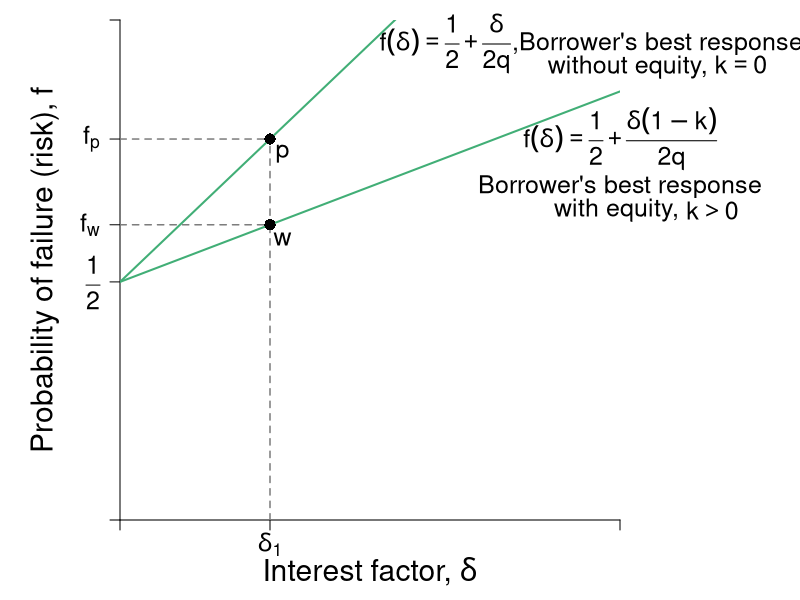

Write the R code that produced this figure.
#Graph Designer: Simon Halliday, Harriet Brookes-Gray 
#Authors: Bowles, Foley and Halliday
#Title: Coordination, Conflict and Competition: A Text in Microeconomics

library(shape)
pdf(file = "credit/brf_equity.pdf", width = 8, height = 6)

#Set parameters for graphics
pointsize <- 1.8
axislabelsize <- 1.8
labelsize <- 1.5
namesize <- 1.8
annotatesize <- 1.5
graphlinewidth <- 2
segmentlinewidth <- 1.5

COL <- c("#7fc97f", "#beaed4", "#fdc086", "#ffff99", "#386cb0", "#f0027f", "#bf5b17", "#666666")
COLA <- c("#e0f3db", "#99d8c9","#66c2a4","#41ae76", "#238b45", "#005824")
COLB <- c("#c6dbef", "#4eb3d3", "#2b8cbe", "#0868ac","#084081")
COLC <- c("#fcfbfd", "#efedf5", "#dadaeb", "#bcbddc", "#9e9ac8", "#807dba", "#6a51a3", "#54278f", "#3f007d")
grays <- gray.colors(25, start = 1, end = 0)

#Edited the margins to cater for the larger LHS labels
par(mar =  c(4, 6, 1, 9))

brfFn <- function(delta, mu = 1, k = 1) {
  .5 + (delta / (2 * mu)) * (1 - k)
}

PCFn <- function(delta, mu = 1) {
  delta/mu
}

isoreturnFn <- function(delta, pi=0.125) {
  1 - (pi)/delta
}

yFn <- function(d1, f1, mu = 1){
  mu*f1*(1 - f1) - d1*(1 - f1)
}

ylow <- function(delta, mu = 1, ybar = 0.0625){
  (-sqrt(delta^2 - 2*delta*mu + mu^2 - 4*mu*ybar) + delta + mu)/(2*mu)
}

yhigh <- function(delta, mu = 1, ybar = 0.0625){
  (sqrt(delta^2 - 2*delta*mu + mu^2 - 4*mu*ybar) + delta + mu)/(2*mu)
}

xlims <- c(0, 2)
ylims <- c(0, 1.05)

npts <- 501 
d1 <- seq(xlims[1], xlims[2], length.out = npts)
f1 <- seq(ylims[1], ylims[2], length.out = npts) 
a <- c(0.0625)

plot(0, 0, xlim = xlims, ylim = ylims, type = "n",
     xlab = expression(paste("")),
     ylab = expression(paste("")), 
     xaxt = "n", 
     yaxt = "n", 
     cex.lab = axislabelsize, 
     bty = "n", 
     xaxs = "i", 
     yaxs = "i"
)


ticksy <- c(ylims[1], 0.5, brfFn(delta = 0.6, k = 0.6), brfFn(0.6, k = 0), ylims[2])
ylabels <- c(NA, expression(paste(frac(1,2))), expression(paste(f[w])),expression(paste(f[p])), NA)
ticksx <- c(xlims[1], 0.6, xlims[2])
xlabels <- c(NA, expression(paste(delta[1])), NA)

axis(1, at = ticksx, pos = 0, labels = xlabels, cex.axis = labelsize)
axis(2, at = ticksy, pos = 0, labels = ylabels, las = 1, cex.axis = labelsize)

npts <- 503 
xx1 <- seq(xlims[1], xlims[2], length.out = npts)

#Draw the graphs
#lines(xx1, brfFn(xx1, k = 0), col = COLA[4], lwd = graphlinewidth)
lines(xx1, brfFn(xx1, k = 0), col = COLA[4], lwd = graphlinewidth)
lines(xx1, brfFn(xx1, k = 0.6), col = COLA[4], lwd = graphlinewidth)
#lines(xx1, isoreturnFn(xx1, pi = 0.25), col = COLB[4], lwd = graphlinewidth)
#lines(xx1, isoreturnFn(xx1, pi = 0.375), col = COLB[4], lwd = graphlinewidth)


#Axis labels
mtext(expression(paste("Interest factor, ", delta)), side = 1, line = 2.5, cex = axislabelsize)
text(-0.3, 0.5*(ylims[2]), expression(paste("Probability of failure (risk), ", f)), xpd = TRUE, cex = axislabelsize, srt = 90) 


#segments(0, 0.75, xlims[2], 0.75, lty = 2, col = grays[20] , lwd = segmentlinewidth)



segments(0, brfFn(delta = 0.6, k = 0.6), 0.6, brfFn(delta = 0.6, k = 0.6), lty = 2, col = grays[20] , lwd = segmentlinewidth)
segments(0.6, 0, 0.6, brfFn(delta = 0.6, k = 0.6), lty = 2, col = grays[20] , lwd = segmentlinewidth)
points(0.6, brfFn(0.6, k = 0.6), pch = 16, col = "black", cex = 1.5)

segments(0.6, 0.64, 0.6, brfFn(delta = 0.6, k = 0), lty = 2, col = grays[20] , lwd = segmentlinewidth)
segments(0, brfFn(delta = 0.6, k = 0), 0.6, brfFn(delta = 0.6, k = 0), lty = 2, col = grays[20] , lwd = segmentlinewidth)
points(0.6, brfFn(0.6, k = 0), pch = 16, col = "black", cex = 1.5)

text(0.65, brfFn(delta = 0.6, k = 0) - 0.03, expression(paste(p)), cex = labelsize)
text(0.65, brfFn(delta = 0.6, k = 0.6) - 0.03, expression(paste(w)), cex = labelsize)

text(2, 0.8, expression(paste(f(delta)== frac(1,2) + frac(delta(1-k),2*q))), cex = labelsize, xpd = TRUE)
text(2, 0.7, expression(paste("Borrower's best response")), cex = labelsize,xpd = TRUE)
text(2, 0.65, expression(paste("with equity, ")), cex = labelsize, xpd = TRUE)
text(2.37, 0.65, expression(paste(k > 0)), cex = labelsize, xpd = TRUE)


text(1.3, 1, expression(paste(f(delta)== frac(1,2) + frac(delta,2*q))), cex = labelsize, xpd = TRUE)
text(2.15, 1, expression(paste(",Borrower's best response")), cex = labelsize, xpd = TRUE)
text(2.15, 0.95, expression(paste("without equity, ", k == 0)), cex = labelsize, xpd = TRUE)

#segments(1, 0, 1, brfFn(delta = 1, k = 0.5), lty = 2, col = grays[20] , lwd = segmentlinewidth)
#points(1, brfFn(1, k = 0.5), pch = 16, col = "black", cex = 1.5)
#text(1, brfFn(1, k = 0.5) + 0.04, expression(paste(n)), cex = labelsize)

#segments(0.64, 0, 0.64, brfFn(delta = 0.64, k = 0.666), lty = 2, col = grays[20] , lwd = segmentlinewidth)
#points(0.64, brfFn(0.64, k = 0.666), pch = 16, col = "black", cex = 1.5)
#text(0.64 + 0.04, brfFn(0.64, k = 0.666) - 0.03, expression(paste(a)), cex = labelsize)


#text(0.53, 1, expression(paste("Excluded borrower's BRF")), cex = labelsize, xpd = TRUE)
#text(0.55, 0.94, expression(paste(f(delta, k[1] < k^0))), cex = labelsize)

#text(1.51, 1, expression(paste("Marginal borrower's BRF")), cex = labelsize, xpd = TRUE)
#text(1.45, 0.94, expression(paste(f(delta, k[2] == k^0))), cex = labelsize)


#text(1.725, 0.51, expression(paste("BRF for borrower")), cex = labelsize, xpd = TRUE)
#text(1.725, 0.45, expression(paste("with more than")), cex = labelsize, xpd = TRUE)
# text(1.725, 0.39, expression(paste("minimum collateral")), cex = labelsize, xpd = TRUE)
# text(1.725, 0.32, expression(paste(f(delta, k[3] > k^0))), cex = labelsize, xpd = TRUE)
# Arrows(1.75, 0.55, 1.75, 0.77, col = "black", lty = 1, lwd = 2, arr.type = "triangle", arr.lwd = 0.5)
# 
# text(0.825, 0.43, expression(paste(pi > 1 + rho)), cex = labelsize)
# 
# text(0.19, 0.37, expression(paste("Zero profit")), cex = labelsize)
# text(0.19, 0.31, expression(paste("condition")), cex = labelsize)
# text(0.1725, 0.25, expression(paste(pi[0] == 1 + rho)), cex = labelsize)


dev.off()
